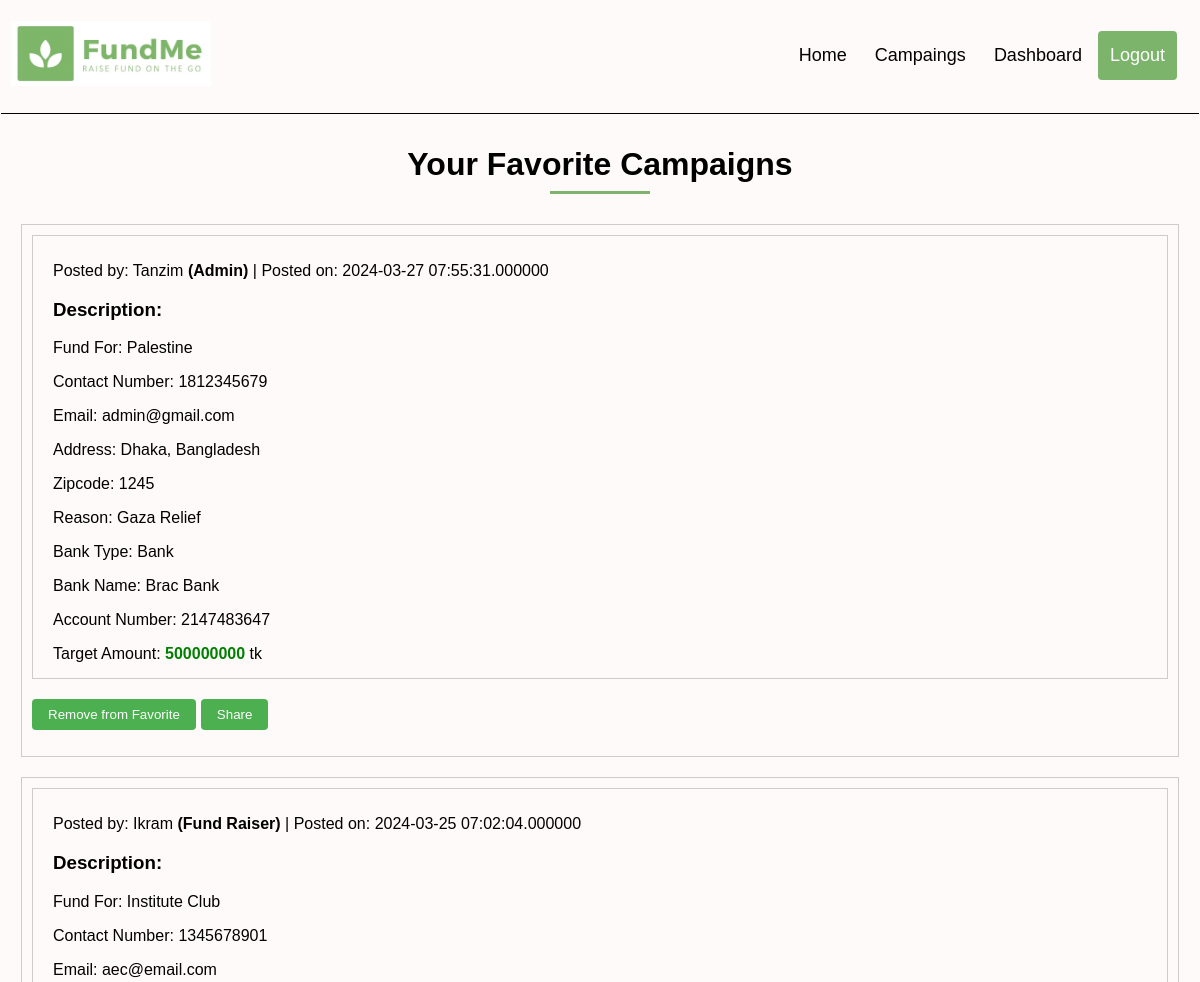
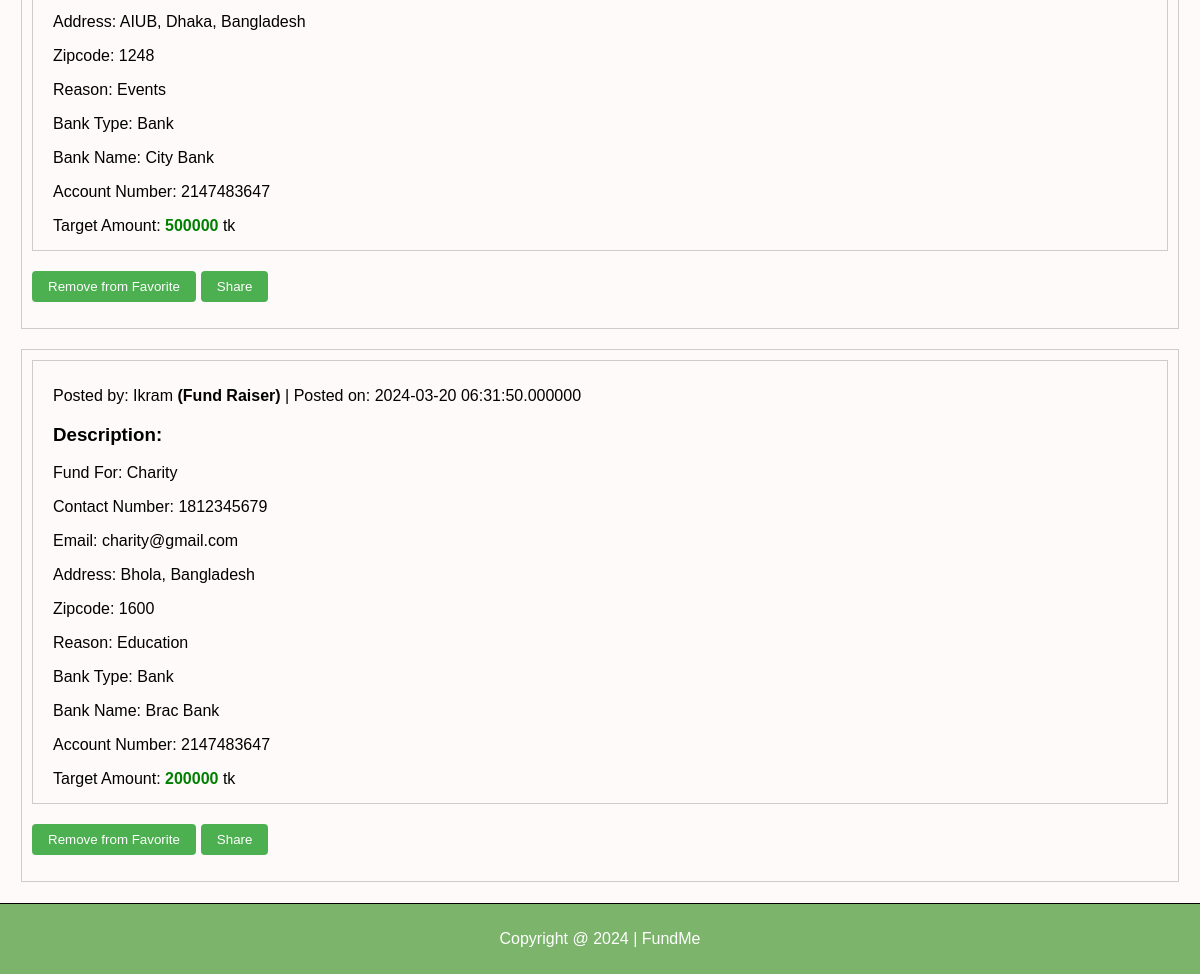
The app's page /view/favcamp.php (signed in) with its own data (2 pictures, top to bottom).
### tables this page shows
CREATE TABLE `campaings` (
  `id` int(200) NOT NULL,
  `fundfor` varchar(200) NOT NULL,
  `contact_number` int(200) NOT NULL,
  `email` varchar(200) NOT NULL,
  `address` varchar(200) NOT NULL,
  `zipcode` int(200) NOT NULL,
  `reason` varchar(200) NOT NULL,
  `amount` int(200) NOT NULL,
  `user_type` varchar(200) NOT NULL,
  `username` varchar(200) NOT NULL,
  `bank_type` varchar(200) NOT NULL,
  `bank_name` varchar(200) NOT NULL,
  `account_number` int(200) NOT NULL,
  `accepted_time` datetime(6) NOT NULL DEFAULT current_timestamp(6)
);

### controller/dashboard.php (called while the page is built, shortened)
<?php
if (isset($_SESSION['admin'])) {
    $dashboardlink = 'dashboardAdmin.php';
}
elseif (isset($_SESSION['Donor'])) {
    $dashboardlink = 'dashboardDonor.php';
}
elseif (isset($_SESSION['Fund Raiser'])) {
    $dashboardlink = 'dashboardFundRaiser.php';
}
?>

### view/favcamp.php (the view, shortened to what this page needs)
<?php
require_once('../controller/dashboard.php');
$con = mysqli_connect('127.0.0.1', 'root', '', 'fundme');
$user_type = '';
if (isset($_SESSION['admin'])) {
    $user_type = 'admin';
} elseif (isset($_SESSION['Donor'])) {
    $user_type = 'Donor';
} elseif (isset($_SESSION['Fund Raiser'])) {
    $user_type = 'Fund Raiser';
}
$sql = "SELECT * FROM campaings WHERE id IN (SELECT campaing_id FROM favcamp WHERE user_type = '$user_type') ORDER BY accepted_time DESC";
$result = mysqli_query($con, $sql);
?>
<!DOCTYPE html>
<html lang="en">
<head>
    <link rel="stylesheet" href="../assets/css/styles.css">
</head>
<body>
    <table class="campaing-table" cellspacing="0" width="100%">
        <tr>
            <td>
                <div class="header">
                    <a href="home.php" class="logo"><img class="logo" src="../assets/images/FundMe.jpg" alt="FundMe Logo" width="200" height="65"></a>
                    <div class="header-right">
                        <a href="home.php">Home</a>
                        <a href="campaings.php">Campaings</a>
                        <a href="<?= $dashboardlink ?>">Dashboard</a>
                        <a class="active" href="logout.php">Logout</a>
                    </div>
                </div>
            </td>
        </tr>
        <tr>
            <td>
                <h1 style="text-align: center; margin: 30px 0 0;">Your Favorite Campaigns</h1>
                <hr>
            </td>
        </tr>
        <tr>
            <td>
                <?php
                while ($row = mysqli_fetch_assoc($result)) {
                    $fundfor = ucwords($row['fundfor']);
                    $contact_number = $row['contact_number'];
                    $email = $row['email'];
                    $address = ucwords($row['address']);
                    $zipcode = $row['zipcode'];
                    $reason = ucwords($row['reason']);
                    $amount = $row['amount'];
                    $user_type = ucwords($row['user_type']);
                    $posted_by = ucwords($row['username']);
                    $bank_type = ucwords($row['bank_type']);
                    $bank_name = ucwords($row['bank_name']);
                    $account_number = $row['account_number'];
                    $posted_on = $row['accepted_time'];
                    echo "<div class='campaign-description'>";
                    echo "<div style='border: 1px solid #ccc; padding: 10px; margin-bottom: 20px;'>";
                    echo "<p>Posted by: $posted_by <b>($user_type)</b> | Posted on: $posted_on</p>";
                    echo "<h3>Description:</h3>";
                    echo "<p>Fund For: $fundfor</p>";
                    echo "<p>Contact Number: $contact_number</p>";
                    echo "<p>Email: $email</p>";
                    echo "<p>Address: $address</p>";
                    echo "<p>Zipcode: $zipcode</p>";
                    echo "<p>Reason: $reason</p>";
                    echo "<p>Bank Type: $bank_type</p>";
                    echo "<p>Bank Name: $bank_name</p>";
                    echo "<p>Account Number: $account_number</p>";
                    echo "<p>Target Amount: <span style='font-weight: bold; color: green;'>$amount</span> <span>tk</span></p>";
                    echo "</div>";
                    echo "<form action='../controller/removeFromFavorite.php' method='post' style='display: inline;'>";
                    echo "<button type='submit' name='remove_from_favorite'>Remove from Favorite</button>";
                    echo "</form>";
                    echo "<form action='../controller/share.php' method='post' style='display: inline;'>";
                    echo "<button type='submit' name='share' style='margin-left:5px;'>Share</button>";
                    echo "</form>";
                    echo "</div>";
                }
                ?>
            </td>
        </tr>
    </table>
    <?php include('footer.php'); ?>
</body>
</html>

### view/footer.php (shortened to what this page needs)
<!DOCTYPE html>
<html lang="en">
<head>
<link rel="stylesheet" href="../assets/css/styles.css">
</head>
<body>
    <footer>
        <p>Copyright @ 2024 | FundMe</p>
    </footer>
</body>
</html>

### assets/css/styles.css (style rules this page uses)
* { box-sizing: border-box; }
body, header, footer { margin: 0; background-color: #fffafa; font-family: Arial, Helvetica, sans-serif; }
hr { width: 100px; border-style: none; border-top-style: solid; border-color: #7cb46c; border-width: 3px; text-align: left; }
.header { overflow: hidden; padding: 20px 10px; border-bottom: 1px solid black; }
.header a { float: left; color: black; text-align: center; padding: 12px; margin: 0 2px; text-decoration: none; font-size: 18px; line-height: 25px; border-radius: 4px; }
.header a.logo { padding: 0; margin: 0; }
.logo { padding: 0; margin: 0; }
.header a.active:not(.logo) { background-color: #7cb46c; color: white; }
.header-right { padding: 10px; float: right; text-align: middle; }
.campaign-description { border: 1px solid #ccc; padding: 10px; margin: 20px 20px; }
.campaign-description h3 { margin-left: 10px; }
.campaign-description p { margin-bottom: 5px; margin-left: 10px; }
.campaign-description button { padding: 8px 16px; background-color: #4CAF50; color: #fff; border: none; border-radius: 4px; cursor: pointer; transition: background-color 0.3s ease; }
footer { border-top: 1px solid black; width: 100%; padding: 10px; background-color: #7cb46c; color: white; text-align: center; font-weight: 300; }

### records on screen
campaings: username "Tanzim", user_type "Admin", accepted_time "2024-03-27 07:55:31.000000", fundfor "Palestine", contact_number "1812345679", email "admin@gmail.com", address "Dhaka, Bangladesh", zipcode "1245", reason "Gaza Relief", bank_type "Bank", bank_name "Brac Bank", account_number "2147483647", amount "500000000"
campaings: username "Ikram", user_type "Fund Raiser", accepted_time "2024-03-25 07:02:04.000000", fundfor "Institute Club", contact_number "1345678901", email "aec@email.com", address "AIUB, Dhaka, Bangladesh", zipcode "1248", reason "Events", bank_type "Bank", bank_name "City Bank", account_number "2147483647", amount "500000"
campaings: username "Ikram", user_type "Fund Raiser", accepted_time "2024-03-20 06:31:50.000000", fundfor "Charity", contact_number "1812345679", email "charity@gmail.com", address "Bhola, Bangladesh", zipcode "1600", reason "Education", bank_type "Bank", bank_name "Brac Bank", account_number "2147483647", amount "200000"
